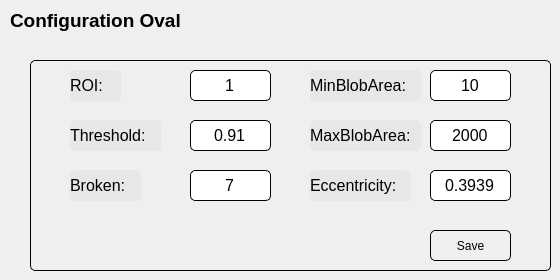
   <widget class="QWidget" name="page_0">
    <widget class="QLabel" name="label_8">
     <property name="geometry">
      <rect>
       <x>10</x>
       <y>0</y>
       <width>191</width>
       <height>41</height>
      </rect>
     </property>
     <property name="font">
      <font>
       <pointsize>14</pointsize>
       <bold>true</bold>
      </font>
     </property>
     <property name="styleSheet">
      <string notr="true">background-color: none;
color: rgb(0, 0, 0);
border: none;</string>
     </property>
     <property name="text">
      <string>Configuration Oval</string>
     </property>
     <property name="alignment">
      <set>Qt::AlignLeading|Qt::AlignLeft|Qt::AlignVCenter</set>
     </property>
    </widget>
    <widget class="QWidget" name="widget_0" native="true">
     <property name="geometry">
      <rect>
       <x>30</x>
       <y>60</y>
       <width>521</width>
       <height>211</height>
      </rect>
     </property>
     <property name="styleSheet">
      <string notr="true">border-radius: 5px;
border: 0.5px solid rgb(0, 0, 0)</string>
     </property>
     <widget class="QLineEdit" name="Eccentricity_0">
      <property name="enabled">
       <bool>true</bool>
      </property>
      <property name="geometry">
       <rect>
        <x>400</x>
        <y>110</y>
        <width>81</width>
        <height>31</height>
       </rect>
      </property>
      <property name="font">
       <font>
        <pointsize>12</pointsize>
        <bold>false</bold>
       </font>
      </property>
      <property name="styleSheet">
       <string notr="true">border: 1px solid rgb(0, 0, 0);</string>
      </property>
      <property name="text">
       <string>0.3939</string>
      </property>
      <property name="alignment">
       <set>Qt::AlignCenter</set>
      </property>
     </widget>
     <widget class="QLineEdit" name="Threshold_0">
      <property name="enabled">
       <bool>true</bool>
      </property>
      <property name="geometry">
       <rect>
        <x>160</x>
        <y>60</y>
        <width>81</width>
        <height>31</height>
       </rect>
      </property>
      <property name="font">
       <font>
        <pointsize>12</pointsize>
        <bold>false</bold>
       </font>
      </property>
      <property name="styleSheet">
       <string notr="true">border: 1px solid rgb(0, 0, 0);</string>
      </property>
      <property name="text">
       <string>0.91</string>
      </property>
      <property name="alignment">
       <set>Qt::AlignCenter</set>
      </property>
     </widget>
     <widget class="QLabel" name="label_17">
      <property name="geometry">
       <rect>
        <x>40</x>
        <y>60</y>
        <width>91</width>
        <height>31</height>
       </rect>
      </property>
      <property name="font">
       <font>
        <pointsize>12</pointsize>
        <bold>false</bold>
       </font>
      </property>
      <property name="styleSheet">
       <string notr="true">border: none;
background-color: #e7e7e7;
color: rgb(0, 0, 0);</string>
      </property>
      <property name="text">
       <string>Threshold:</string>
      </property>
     </widget>
     <widget class="QLabel" name="label_16">
      <property name="geometry">
       <rect>
        <x>40</x>
        <y>110</y>
        <width>71</width>
        <height>31</height>
       </rect>
      </property>
      <property name="font">
       <font>
        <pointsize>12</pointsize>
        <bold>false</bold>
       </font>
      </property>
      <property name="styleSheet">
       <string notr="true">border: none;
background-color: #e7e7e7;
color: rgb(0, 0, 0);</string>
      </property>
      <property name="text">
       <string>Broken:</string>
      </property>
     </widget>
     <widget class="QLineEdit" name="Broken_0">
      <property name="enabled">
       <bool>true</bool>
      </property>
      <property name="geometry">
       <rect>
        <x>160</x>
        <y>110</y>
        <width>81</width>
        <height>31</height>
       </rect>
      </property>
      <property name="font">
       <font>
        <pointsize>12</pointsize>
        <bold>false</bold>
       </font>
      </property>
      <property name="styleSheet">
       <string notr="true">border: 1px solid rgb(0, 0, 0);</string>
      </property>
      <property name="text">
       <string>7</string>
      </property>
      <property name="alignment">
       <set>Qt::AlignCenter</set>
      </property>
     </widget>
     <widget class="QLabel" name="label_19">
      <property name="geometry">
       <rect>
        <x>280</x>
        <y>110</y>
        <width>101</width>
        <height>31</height>
       </rect>
      </property>
      <property name="font">
       <font>
        <pointsize>12</pointsize>
        <bold>false</bold>
       </font>
      </property>
      <property name="styleSheet">
       <string notr="true">border: none;
background-color: #e7e7e7;
color: rgb(0, 0, 0);</string>
      </property>
      <property name="text">
       <string>Eccentricity:</string>
      </property>
     </widget>
     <widget class="QLineEdit" name="ROI_0">
      <property name="enabled">
       <bool>true</bool>
      </property>
      <property name="geometry">
       <rect>
        <x>160</x>
        <y>10</y>
        <width>81</width>
        <height>31</height>
       </rect>
      </property>
      <property name="font">
       <font>
        <pointsize>12</pointsize>
        <bold>false</bold>
       </font>
      </property>
      <property name="styleSheet">
       <string notr="true">border: 1px solid rgb(0, 0, 0);</string>
      </property>
      <property name="text">
       <string>1</string>
      </property>
      <property name="alignment">
       <set>Qt::AlignCenter</set>
      </property>
     </widget>
     <widget class="QLabel" name="label_25">
      <property name="geometry">
       <rect>
        <x>40</x>
        <y>10</y>
        <width>51</width>
        <height>31</height>
       </rect>
      </property>
      <property name="font">
       <font>
        <pointsize>12</pointsize>
        <bold>false</bold>
       </font>
      </property>
      <property name="styleSheet">
       <string notr="true">border: none;
background-color: #e7e7e7;
color: rgb(0, 0, 0);</string>
      </property>
      <property name="text">
       <string>ROI:</string>
      </property>
     </widget>
     <widget class="QPushButton" name="save0">
      <property name="geometry">
       <rect>
        <x>400</x>
        <y>170</y>
        <width>81</width>
        <height>31</height>
       </rect>
      </property>
      <property name="styleSheet">
       <string notr="true">QPushButton:hover {
                background-color: #cae1ff;
                border: 1px solid #0066cc;; /* Blue border for button hover */
            }</string>
      </property>
      <property name="text">
       <string>Save</string>
      </property>
     </widget>
     <widget class="QLabel" name="label_34">
      <property name="geometry">
       <rect>
        <x>280</x>
        <y>10</y>
        <width>111</width>
        <height>31</height>
       </rect>
      </property>
      <property name="font">
       <font>
        <pointsize>12</pointsize>
        <bold>false</bold>
       </font>
      </property>
      <property name="styleSheet">
       <string notr="true">border: none;
background-color: #e7e7e7;
color: rgb(0, 0, 0);</string>
      </property>
      <property name="text">
       <string>MinBlobArea:</string>
      </property>
     </widget>
     <widget class="QLineEdit" name="maxBlob_0">
      <property name="enabled">
       <bool>true</bool>
      </property>
      <property name="geometry">
       <rect>
        <x>400</x>
        <y>60</y>
        <width>81</width>
        <height>31</height>
       </rect>
      </property>
      <property name="font">
       <font>
        <pointsize>12</pointsize>
        <bold>false</bold>
       </font>
      </property>
      <property name="styleSheet">
       <string notr="true">border: 1px solid rgb(0, 0, 0);</string>
      </property>
      <property name="text">
       <string>2000</string>
      </property>
      <property name="alignment">
       <set>Qt::AlignCenter</set>
      </property>
     </widget>
     <widget class="QLineEdit" name="minBlob_0">
      <property name="enabled">
       <bool>true</bool>
      </property>
      <property name="geometry">
       <rect>
        <x>400</x>
        <y>10</y>
        <width>81</width>
        <height>31</height>
       </rect>
      </property>
      <property name="font">
       <font>
        <pointsize>12</pointsize>
        <bold>false</bold>
       </font>
      </property>
      <property name="styleSheet">
       <string notr="true">border: 1px solid rgb(0, 0, 0);</string>
      </property>
      <property name="text">
       <string>10</string>
      </property>
      <property name="alignment">
       <set>Qt::AlignCenter</set>
      </property>
     </widget>
     <widget class="QLabel" name="label_33">
      <property name="geometry">
       <rect>
        <x>280</x>
        <y>60</y>
        <width>111</width>
        <height>31</height>
       </rect>
      </property>
      <property name="font">
       <font>
        <pointsize>12</pointsize>
        <bold>false</bold>
       </font>
      </property>
      <property name="styleSheet">
       <string notr="true">border: none;
background-color: #e7e7e7;
color: rgb(0, 0, 0);</string>
      </property>
      <property name="text">
       <string>MaxBlobArea:</string>
      </property>
     </widget>
    </widget>
   </widget>
